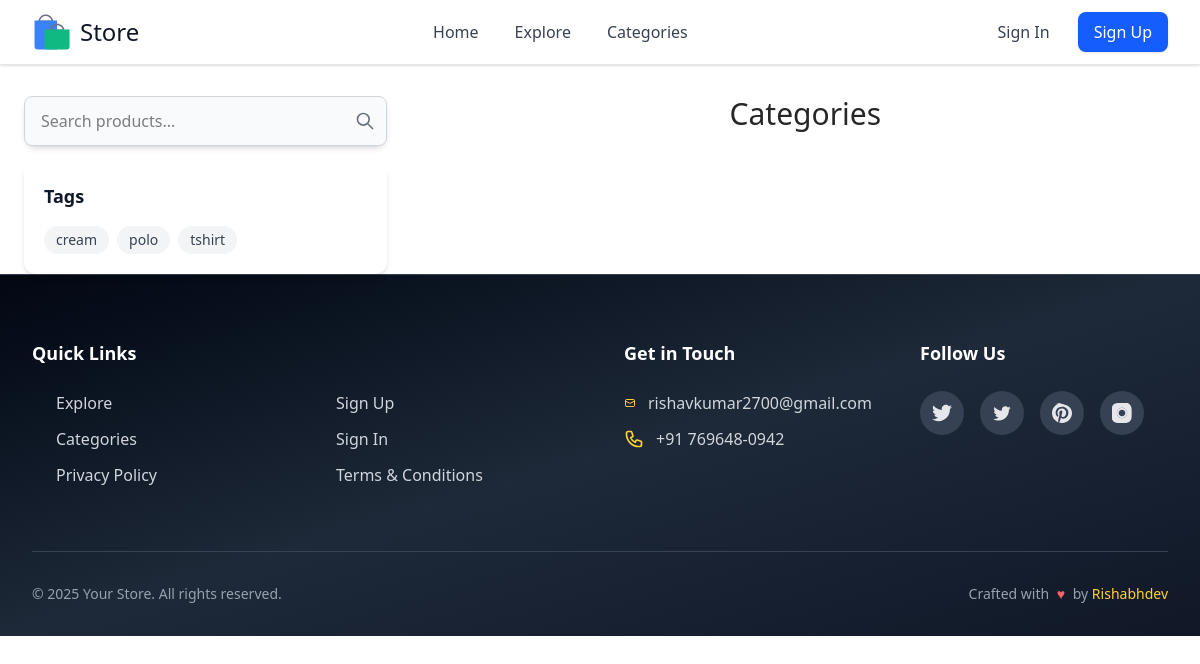
The page /categories/ on the database as committed earlier.
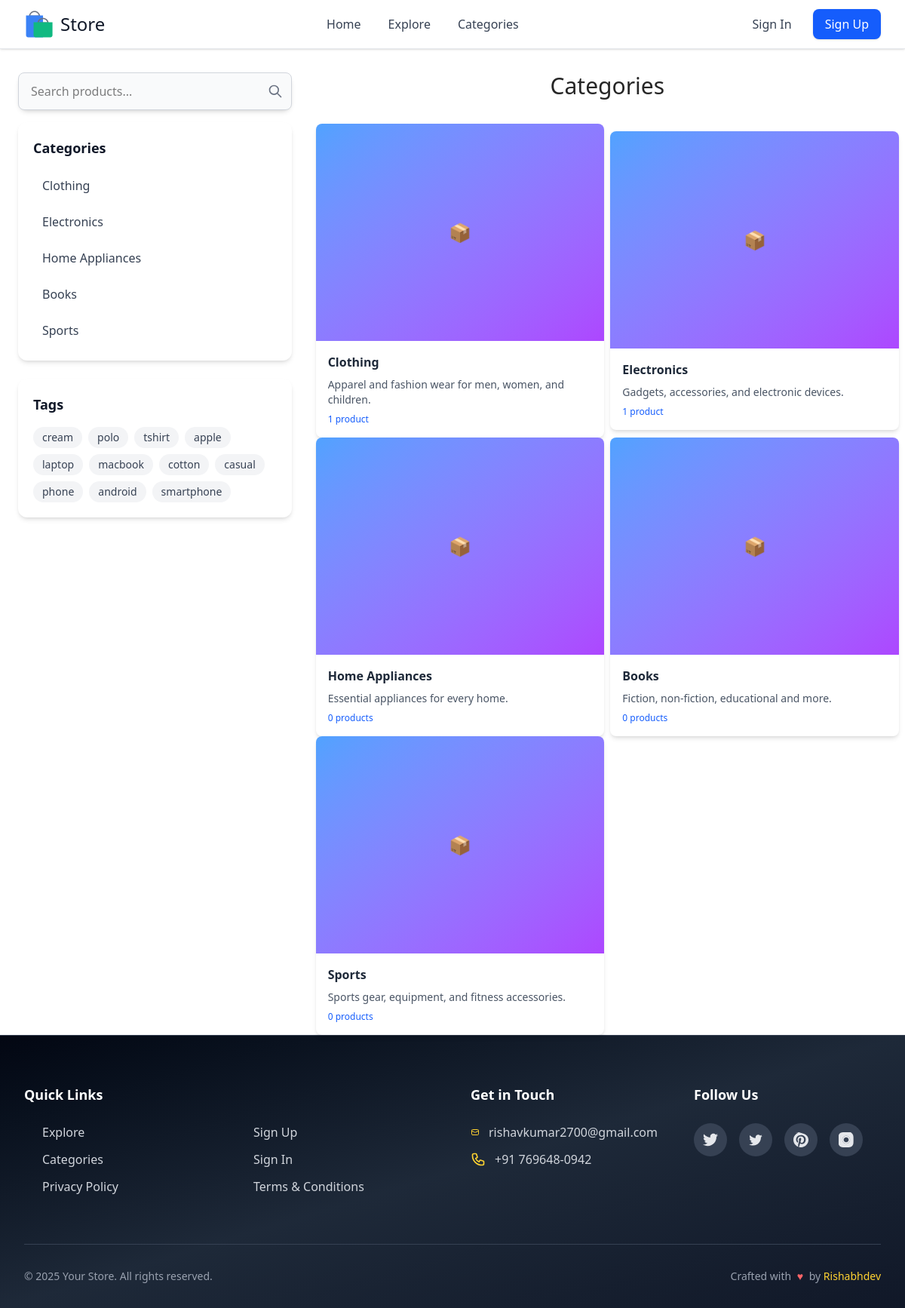
The same page on the database as committed later.
### store/models.py (models this page shows, shortened)
class Category(models.Model):
    cover = ImageField(upload_to="covers/", null=True, blank=True)
    name = models.CharField(max_length=80)
    description = models.TextField()
    slug = models.SlugField(blank=False, unique=True, max_length=80)
    objects = models.Manager()
    class Meta:
        verbose_name_plural = "Categories"
    def get_absolute_url(self):
        return reverse("store:show-category", args=[self.slug])

### store/views.py (the view)
# urls.py: path("categories/", list_categories, name="categories"),
def list_categories(request):
    categories = Category.objects.all()
    tags = Tag.objects.all()
    context = {"categories": categories, "tags": tags}
    return render(request, "store/categories.html", context=context)

### templates/store/categories.html (shortened to what this page needs)
{%extends 'base.html'%}
{%load static%}
{% block content %}
{% include '../components/sidebar.html'%}
<div
    class="md:col-span-3 lg:col-span-4 xl:col-span-9 2xl:col-span-10 min-h-[80vh] content-stretch place-content-stretch">
    <h1 class="text-3xl mb-8 text-neutral-800 text-center">Categories</h1>
    <div class="flex flex-col items-center justify-start md:grid md:grid-cols-2 xl:grid-cols-4 mx-auto gap-x-2">
        {% for category in categories %}
        {% include "./../components/category-card.html" with category=category %}
        {% endfor %}
    </div>
</div>
{% endblock content %}

### templates/components/sidebar.html
<aside class="w-full md:col-span-1 lg:col-span-2 xl:col-span-3 2xl:col-span-2 lg:ml-4">
    <div class="bg-white text-black rounded-xl shadow-md lg:mb-4">
        <form action="{% url 'store:search' %}" method="get" class="relative">
            <input
                class="w-full py-3 pl-4 pr-12 bg-gray-50 border border-gray-300 rounded-lg focus:outline-none focus:ring-2 focus:ring-blue-500 focus:border-transparent"
                type="text" name="query" placeholder="Search products..."
                {% if request.GET.query %}value="{{request.GET.query}}" {% endif %}>
            <button type="submit"
                class="absolute right-3 top-1/2 transform -translate-y-1/2 text-gray-500 hover:text-blue-600">
                <svg class="w-5 h-5" fill="none" stroke="currentColor" viewBox="0 0 24 24">
                    <path stroke-linecap="round" stroke-linejoin="round" stroke-width="2"
                        d="M21 21l-6-6m2-5a7 7 0 11-14 0 7 7 0 0114 0z" />
                </svg>
            </button>
        </form>
    </div>
    <div class="hidden md:block space-y-6">
        {% if categories %}
        <div class="bg-white rounded-xl shadow-md p-5">
            <h2 class="text-lg font-semibold text-gray-900 mb-4">Categories</h2>
            <div class="space-y-2">
                {% for category in categories %}
                <a href="{% url 'store:show-category' category.slug %}"
                    class="block px-3 py-2 text-gray-700 hover:text-blue-600 hover:bg-gray-50 rounded-lg transition-colors duration-200">
                    {{ category.name }}
                </a>
                {% endfor %}
            </div>
        </div>
        {% endif %}
        {% if tags %}
        <div class="bg-white rounded-xl shadow-md p-5">
            <h2 class="text-lg font-semibold text-gray-900 mb-4">Tags</h2>
            <div class="flex flex-wrap gap-2">
                {% for tag in tags %}
                <a href="{% url 'store:by-tag' tag.slug %}"
                    class="px-3 py-1 bg-gray-100 hover:bg-blue-100 text-gray-700 hover:text-blue-700 text-sm rounded-full transition-colors duration-200">
                    {{ tag.name }}
                </a>
                {% endfor %}
            </div>
        </div>
        {% endif %}
    </div>
</aside>

### templates/components/category-card.html
<div class="bg-white rounded-lg shadow-md hover:shadow-lg transition-shadow overflow-hidden">
    <a href="{{ category.get_absolute_url }}">
        {% if category.cover %}
        <img src="{% if category.cover.url %}{{ category.cover.url }}{% else %}https://placehold.co/800x600?text=Category{% endif %}" alt="{{ category.name }}" class="w-full h-72 object-cover">
        {% else %}
        <div class="w-full h-72 bg-gradient-to-br from-blue-400 to-purple-500 flex items-center justify-center">
            <span class="text-2xl text-white">📦</span>
        </div>
        {% endif %}
        <div class="p-4">
            <h3 class="font-semibold text-gray-800 mb-2">{{ category.name }}</h3>
            <p class="text-sm text-gray-600 line-clamp-2">{{ category.description|truncatewords:10 }}</p>
            <div class="mt-2 text-xs text-blue-600 font-medium">
                {{ category.product_set.count }} product{{ category.product_set.count|pluralize }}
            </div>
        </div>
    </a>
</div>

Rows that differ between the two databases and show on the page:
added Category: name "Clothing", description "Apparel and fashion wear for men, women, and children.", product_set.count "1"
added Category: name "Electronics", description "Gadgets, accessories, and electronic devices.", product_set.count "1"
added Category: name "Home Appliances", description "Essential appliances for every home.", product_set.count "0"
added Category: name "Books", description "Fiction, non-fiction, educational and more.", product_set.count "0"
added Category: name "Sports", description "Sports gear, equipment, and fitness accessories.", product_set.count "0"
added Tag: name "apple"
added Tag: name "laptop"
added Tag: name "macbook"
added Tag: name "cotton"
added Tag: name "casual"
added Tag: name "phone"
added Tag: name "android"
added Tag: name "smartphone"
Other text that changed with them:
text now shown: "Categories"
